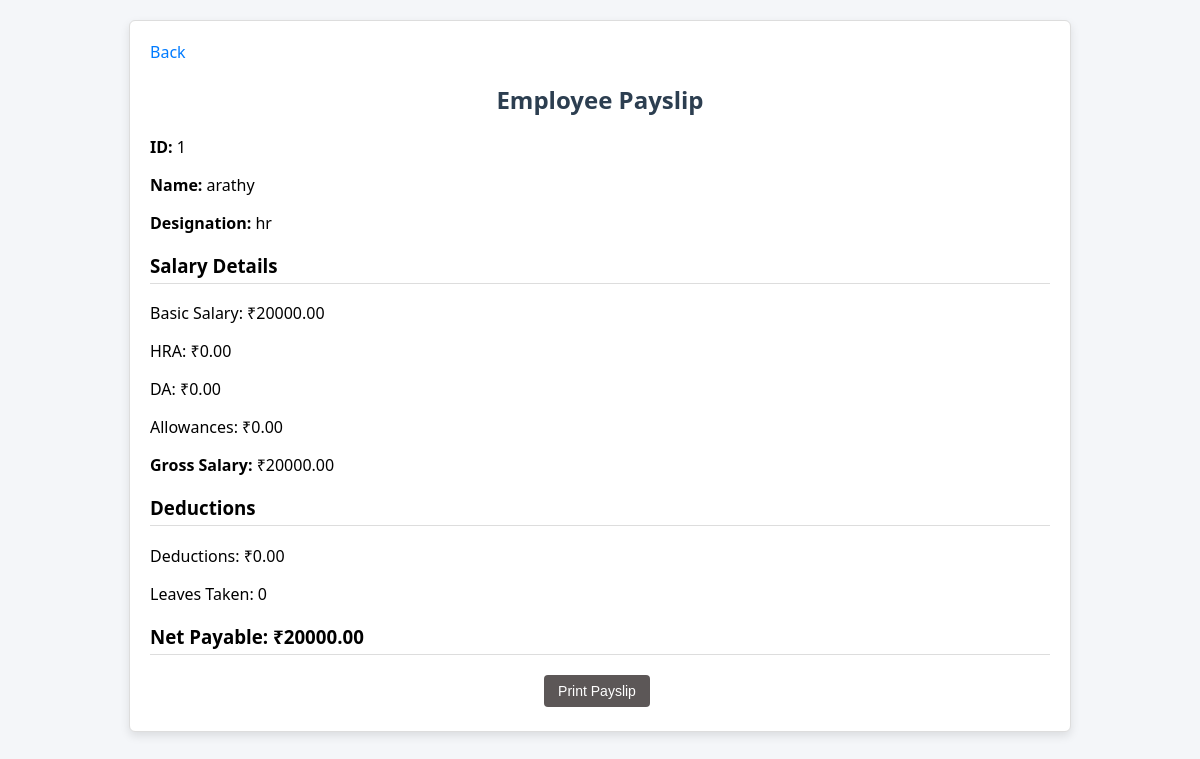
The page /payslip/1/ on the database as committed earlier.
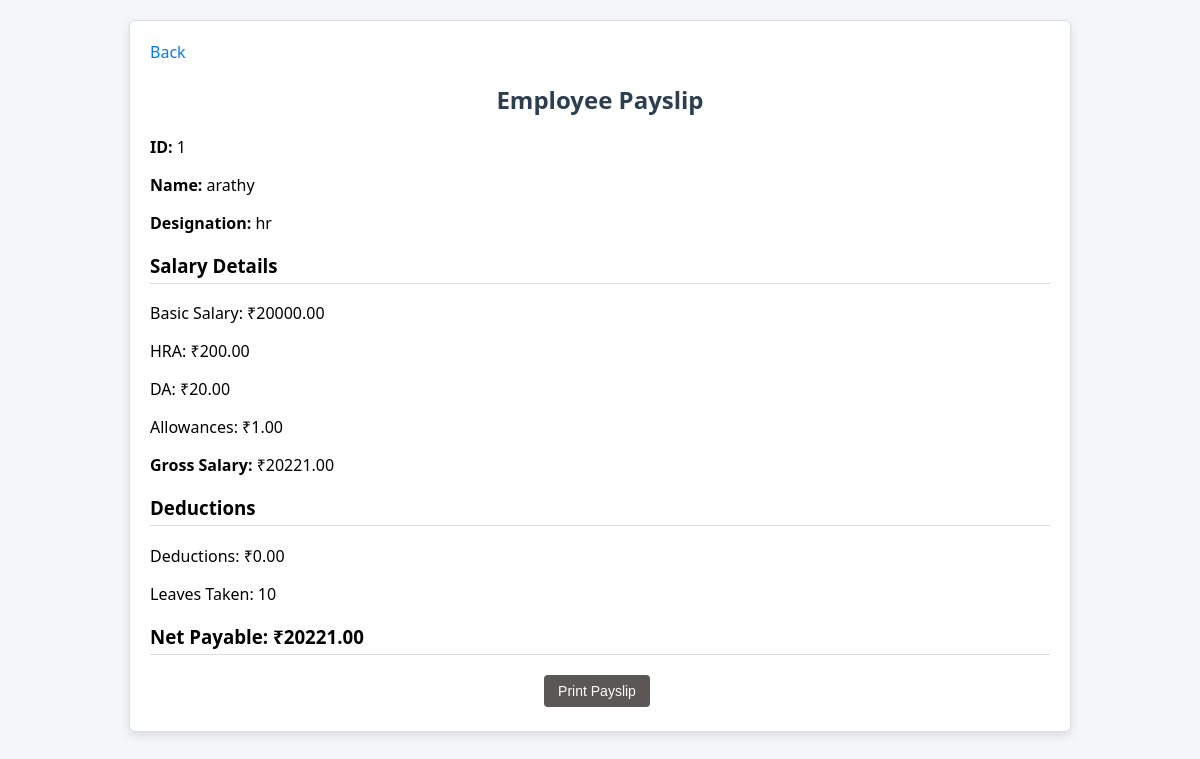
The same page on the database as committed later.
### payslip/models.py (models this page shows, shortened)
class Salary(models.Model):
    employee = models.OneToOneField(Employee, on_delete=models.CASCADE)
    hra = models.DecimalField(max_digits=10, decimal_places=2, default=0)
    da = models.DecimalField(max_digits=10, decimal_places=2, default=0)
    allowances = models.DecimalField(max_digits=10, decimal_places=2, default=0)
    deductions = models.DecimalField(max_digits=10, decimal_places=2, default=0)
    leaves_taken = models.IntegerField(default=0)
    def gross_salary(self):
        return self.employee.basic_salary + self.hra + self.da + self.allowances
    def net_salary(self):
        return self.gross_salary() - self.deductions

### payslip/views.py (the view)
# urls.py: path('payslip/<str:emp_id>/', views.payslip_view, name='payslip'),
def payslip_view(request, emp_id):
    employee = get_object_or_404(Employee, emp_id=emp_id)
    salary, created = Salary.objects.get_or_create(
        employee=employee,
        defaults={
            'hra': 0,
            'da': 0,
            'allowances': 0,
            'deductions': 0,
            'leaves_taken': 0,
        }
    )
    context = {
        'employee': employee,
        'salary': salary,
        'gross_salary': salary.gross_salary(),
        'net_salary': salary.net_salary(),
    }
    return render(request, 'payslip.html', context)

### payslip/templates/payslip.html (shortened to what this page needs)
{% load static %}
<!DOCTYPE html>
<html>
<head>
    <link rel="stylesheet" href="{% static 'css/style.css' %}">
</head>
<body>
<div class="container payslip-box">
    <a href="{% url 'employee_list' %}">Back</a>
    <h2>Employee Payslip</h2>
    <p><strong>ID:</strong> {{ employee.emp_id }}</p>
    <p><strong>Name:</strong> {{ employee.name }}</p>
    <p><strong>Designation:</strong> {{ employee.designation }}</p>
    <h3>Salary Details</h3>
    <p>Basic Salary: ₹{{ employee.basic_salary }}</p>
    <p>HRA: ₹{{ salary.hra }}</p>
    <p>DA: ₹{{ salary.da }}</p>
    <p>Allowances: ₹{{ salary.allowances }}</p>
    <p><strong>Gross Salary:</strong> ₹{{ gross_salary }}</p>
    <h3>Deductions</h3>
    <p>Deductions: ₹{{ salary.deductions }}</p>
    <p>Leaves Taken: {{ salary.leaves_taken }}</p>
    <h3>Net Payable: ₹{{ net_salary }}</h3>
    <div class="print-btn">
        <button class="btn btn-primary" onclick="window.print()"> Print Payslip</button>
    </div>
</div>
</body>
</html>

Rows that differ between the two databases and show on the page:
changed Salary: hra "0.00" → "200.00"; da "0.00" → "20.00"; allowances "0.00" → "1.00"; leaves_taken "0" → "10"
Other text that changed with them:
{{ gross_salary }}: "20000.00" → "20221.00"
{{ net_salary }}: "20000.00" → "20221.00"
